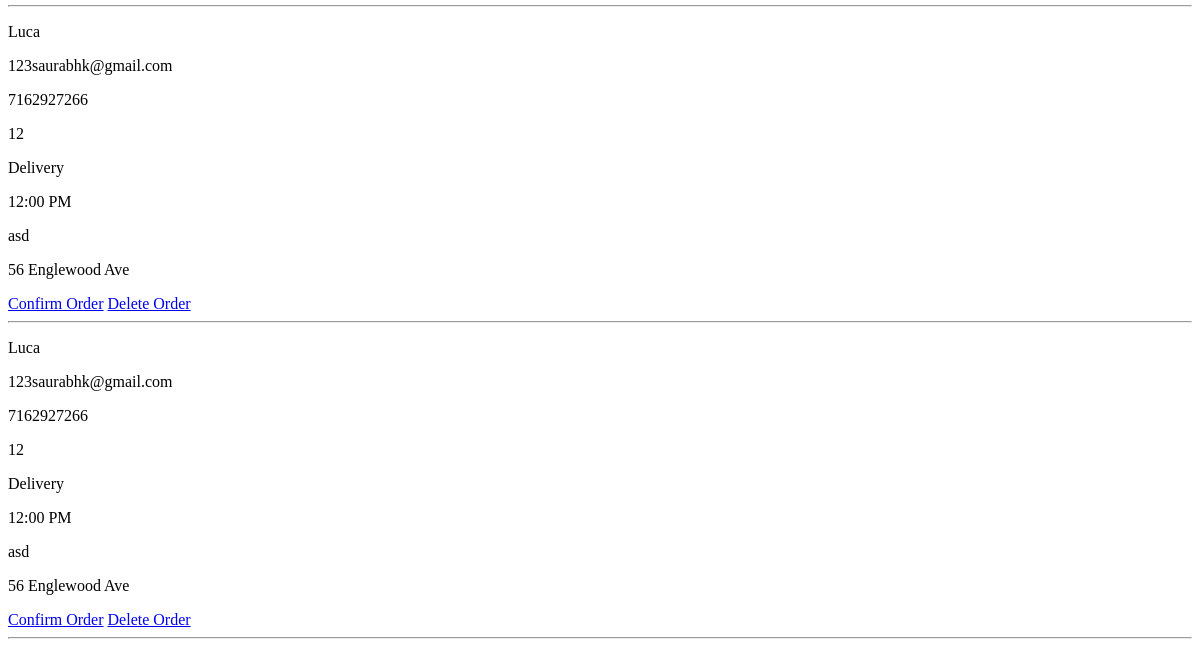
Page /kitchen/ (lower part) on the earlier database version.
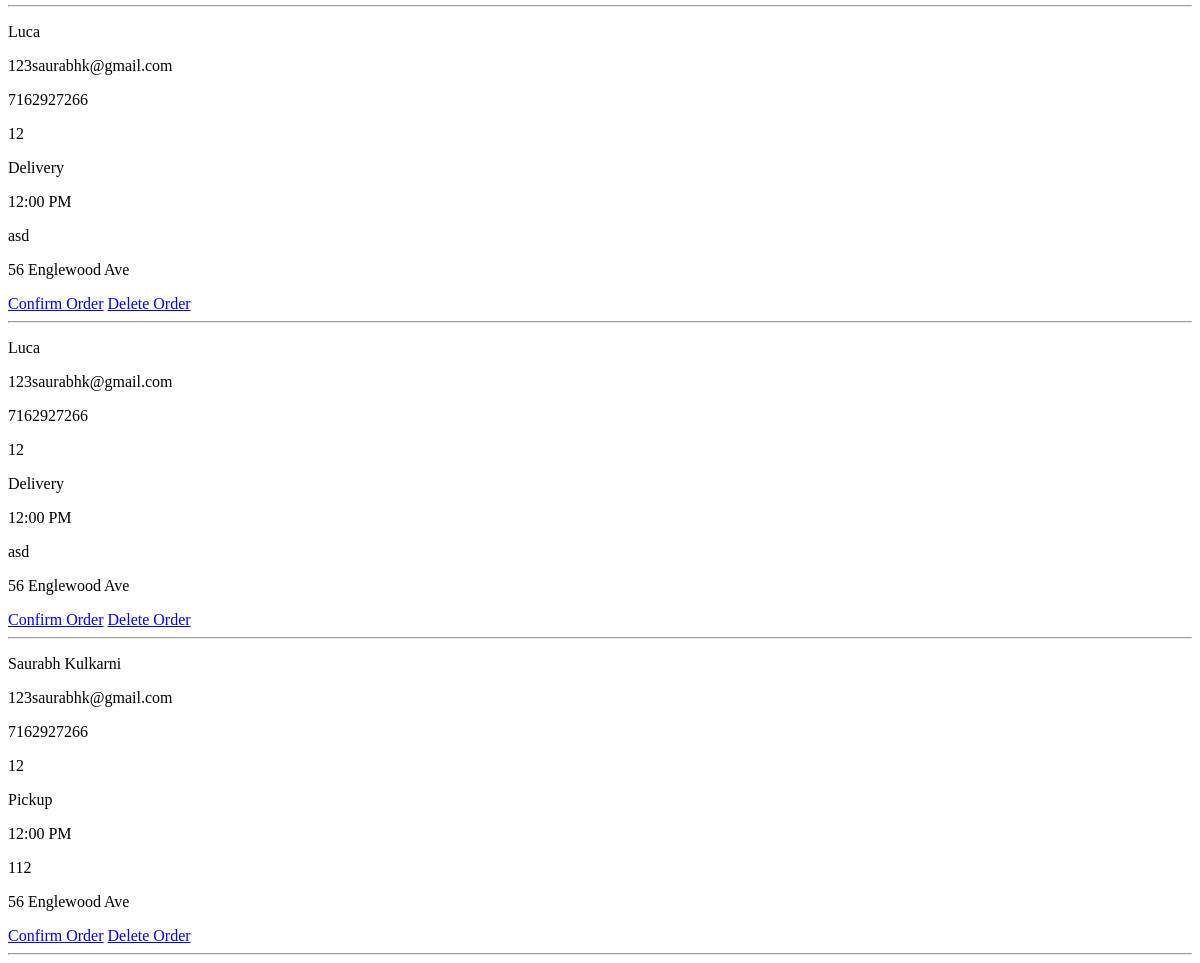
Same page on the later database version.
### tasks/models.py (models this page shows)
class Task(models.Model):
	your_name = models.CharField(max_length=1000)
	email     = models.EmailField(default='forgot to enter email')
	phone_number = models.CharField(max_length=12,default='forgot to enter phonr number')
	order_size = models.CharField(default='forgot to enter order size',max_length=1000)
	time_choice = (
		('Please Select Time Slot','Please Select Time Slot'),
		('12:00 PM','12:00 PM'),
		('12:30 PM','12:30 PM'),
		('1:00 PM','1:00 PM'),
		('1:30 PM','1:30 PM'),
		('2:00 PM','2:00 PM'),
		('2:30 PM','2:30 PM'),
		('3:00 PM','3:00 PM'),
		('3:30 PM','3:30 PM'),
		('4:00 PM','4:00 PM'),
		('4:30 PM','4:30 PM'),
		('5:00 PM','5:00 PM'),
		('5:30 PM','5:30 PM'),
		('6:00 PM','6:00 PM'),
		('6:30 PM','6:30 PM'),
		('7:00 PM','7:00 PM'),)
	options = (
		('Please Select Type of Order','Please Select Type of Order'),
		('Pickup','Pickup'),
		('Delivery','Delivery')
		)
	order_choice = models.CharField(default='forgot to Select type',max_length=1000,choices=options)
	delivery_time = models.CharField(default='take your time',max_length=1000,choices=time_choice)
	Dietary_Restrictions = models.CharField(max_length=1000,default='As per menu')
	Delivery_Address = models.CharField(default='Not Necessary',max_length=100000)
	created = models.DateTimeField(auto_now_add=True)

### tasks/views.py (the view)
# urls.py: path('kitchen/',views.index, name='kitchen'),
def index(request):
	tasks = Task.objects.all()
	context = {'tasks': tasks}
	return render(request,'tasks/list.html',context)

### tasks/templates/tasks/list.html (shortened to what this page needs)
{% for task in tasks %}
	<div>
		<p>{{ task.your_name }}</p>
		<p>{{ task.email }}</p>
		<p> {{ task.phone_number }}</p>
		<p>{{ task.order_size }}</p>
		<p>{{ task.order_choice }}</p>
		<p>{{ task.delivery_time }}</p>
		<p>{{ task.Dietary_Restrictions }}</p>
		<p>{{ task.Delivery_Address }}</p>
	</div>
		<a href = "{% url 'delete' task.id %}">Confirm Order</a>
		<a href = "{% url 'confirm' task.id %}">Delete Order</a>
	<hr>
{% endfor %}

Differences in the rows shown:
added Task: your_name "Saurabh Kulkarni", email "123saurabhk@gmail.com", phone_number "7162927266", order_size "12", order_choice "Pickup", delivery_time "12:00 PM", Dietary_Restrictions "112", Delivery_Address "56 Englewood Ave"
